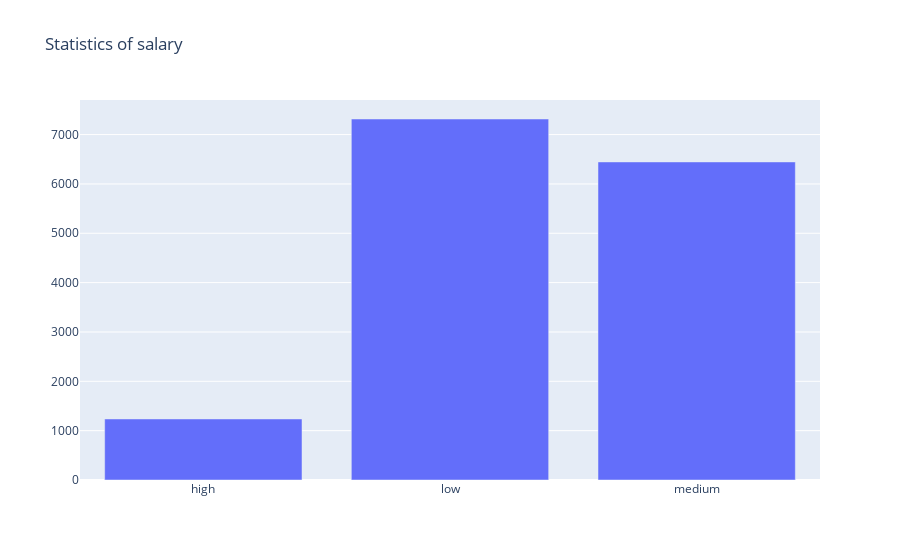

Notebook cell for this chart:
### Code cell
trace0 = go.Bar(
    x=people_salary.index,
    y=people_salary.count_people,
    name='Sales'
)

  
data = [trace0]
layout = {'title': 'Statistics of salary'}

fig = go.Figure(data=data, layout=layout)

iplot(fig)

### Figure 1 — Plotly figure (JSON) as saved in the notebook; plotly's stock layout.template omitted (floating-point values rounded to 4 significant figures)
{"data": [{"name": "Sales", "type": "bar", "x": ["high", "low", "medium"], "y": [1237, 7316, 6446]}], "layout": {"title": {"text": "Statistics of salary"}}}
